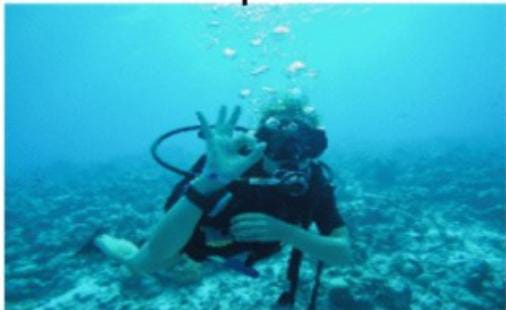
#> input picture image1.jpeg, 506 x 310 px
$ python -i white_balance.py   (imports and definitions only)   (older library calls are emulated)
#> lines starting #> are read from the running program, lines starting #| are printed output that depends on the picture
import cv2
import numpy as np

class WhiteBalance:
    """Stretches R, G, and B channels independently to restore color depth."""
    def __init__(self, percent=2):
        self.percent = percent

    def apply(self, image):
        # Ensure we are working with uint8
        img = image.astype(np.uint8)
        out_channels = []
        half_percent = self.percent / 200.0

        for channel in cv2.split(img):
            # Find the intensity thresholds
            flat = channel.flatten()
            flat.sort()
            low_val = flat[int(len(flat) * half_percent)]
            high_val = flat[int(len(flat) * (1 - half_percent))]

        # [11 lines of commented-out code are left out]
            stretched = cv2.normalize(channel, None, 0, 255, cv2.NORM_MINMAX, dtype=cv2.CV_8U)
            out_channels.append(np.clip(stretched, 0, 255))

        return cv2.merge(out_channels)

>>> import cv2
>>> picture = cv2.imread('../image1.jpeg')
#> picture is the input picture: shape (310, 506, 3); mean B, G, R 188.3, 162.5, 39.6
>>> result = WhiteBalance().apply(picture)
#> the loop in apply, `for channel in cv2.split(img):` made 3 passes
#> (low_val, high_val) on passes 1 to 3: (42, 254), (27, 253), (0, 229)
#> pass 1, in apply, `stretched = cv2.normalize(channel, None, 0, 255, cv2.NORM_MINMAX, dtyp..`:
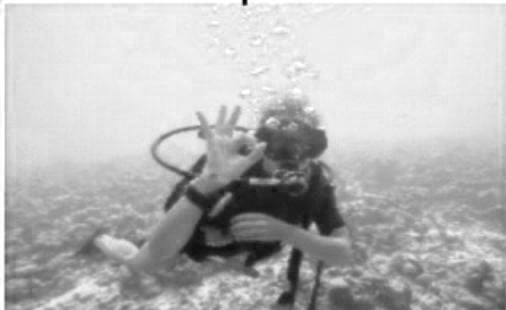
#> stretched: shape (310, 506); min 0, max 255, mean 184.2
#> pass 2, in apply, `stretched = cv2.normalize(channel, None, 0, 255, cv2.NORM_MINMAX, dtyp..`:
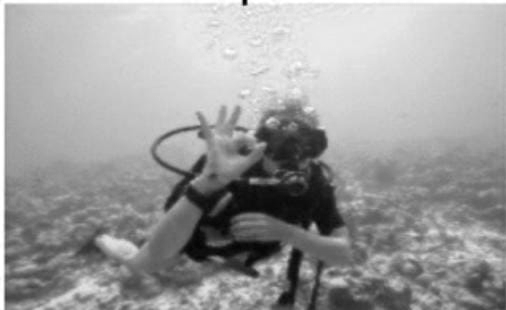
#> stretched: shape (310, 506); min 0, max 255, mean 157.6
#> pass 3, in apply, `stretched = cv2.normalize(channel, None, 0, 255, cv2.NORM_MINMAX, dtyp..`:
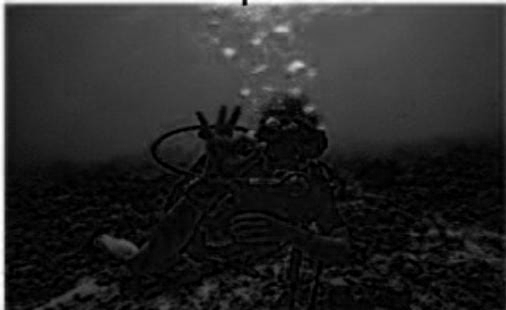
#> stretched: shape (310, 506); min 0, max 255, mean 39.6
#> after the loop in apply, `for channel in cv2.split(img):`: out_channels = 3 items

$ run again, on image2.jpeg
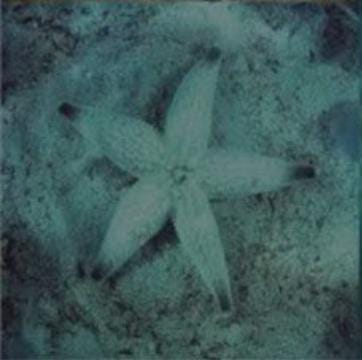
#> input picture image2.jpeg, 362 x 360 px
#> picture is the input picture: shape (360, 362, 3); mean B, G, R 91.8, 91.6, 62.3
#> the loop in apply, `for channel in cv2.split(img):` made 3 passes
#> (low_val, high_val) on passes 1 to 3: (42, 128), (35, 131), (26, 98)
#> pass 1, in apply, `stretched = cv2.normalize(channel, None, 0, 255, cv2.NORM_MINMAX, dtyp..`:
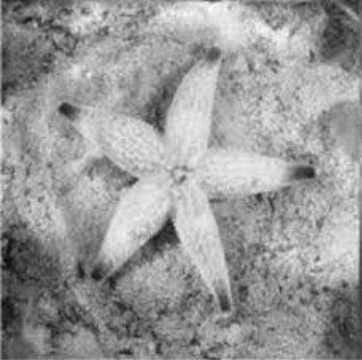
#> stretched: shape (360, 362); min 0, max 255, mean 153
#> after the loop in apply, `for channel in cv2.split(img):`: out_channels = 3 items
#> in apply, `return cv2.merge(out_channels)`:
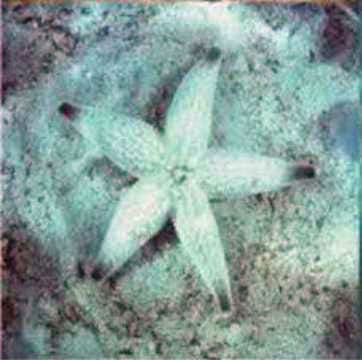
#> returned value: shape (360, 362, 3); mean of channels 0, 1, 2 153, 157.1, 134.3; drawn as B, G, R

$ run again, on test.jpg
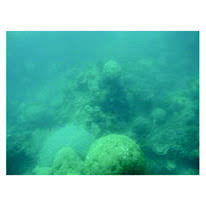
#> input picture test.jpg, 206 x 206 px
#> picture is the input picture: shape (206, 206, 3); mean B, G, R 181.2, 194.2, 114.2
#> the loop in apply, `for channel in cv2.split(img):` made 3 passes
#> low_val on passes 1 to 3: 67, 84, 0
#> pass 1, in apply, `stretched = cv2.normalize(channel, None, 0, 255, cv2.NORM_MINMAX, dtyp..`:
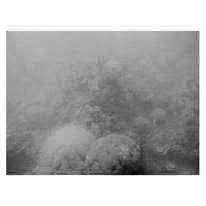
#> stretched: shape (206, 206); min 0, max 255, mean 175.6
#> pass 3, in apply, `stretched = cv2.normalize(channel, None, 0, 255, cv2.NORM_MINMAX, dtyp..`:
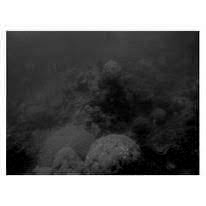
#> stretched: shape (206, 206); min 0, max 255, mean 114.2
#> after the loop in apply, `for channel in cv2.split(img):`: out_channels = 3 items
